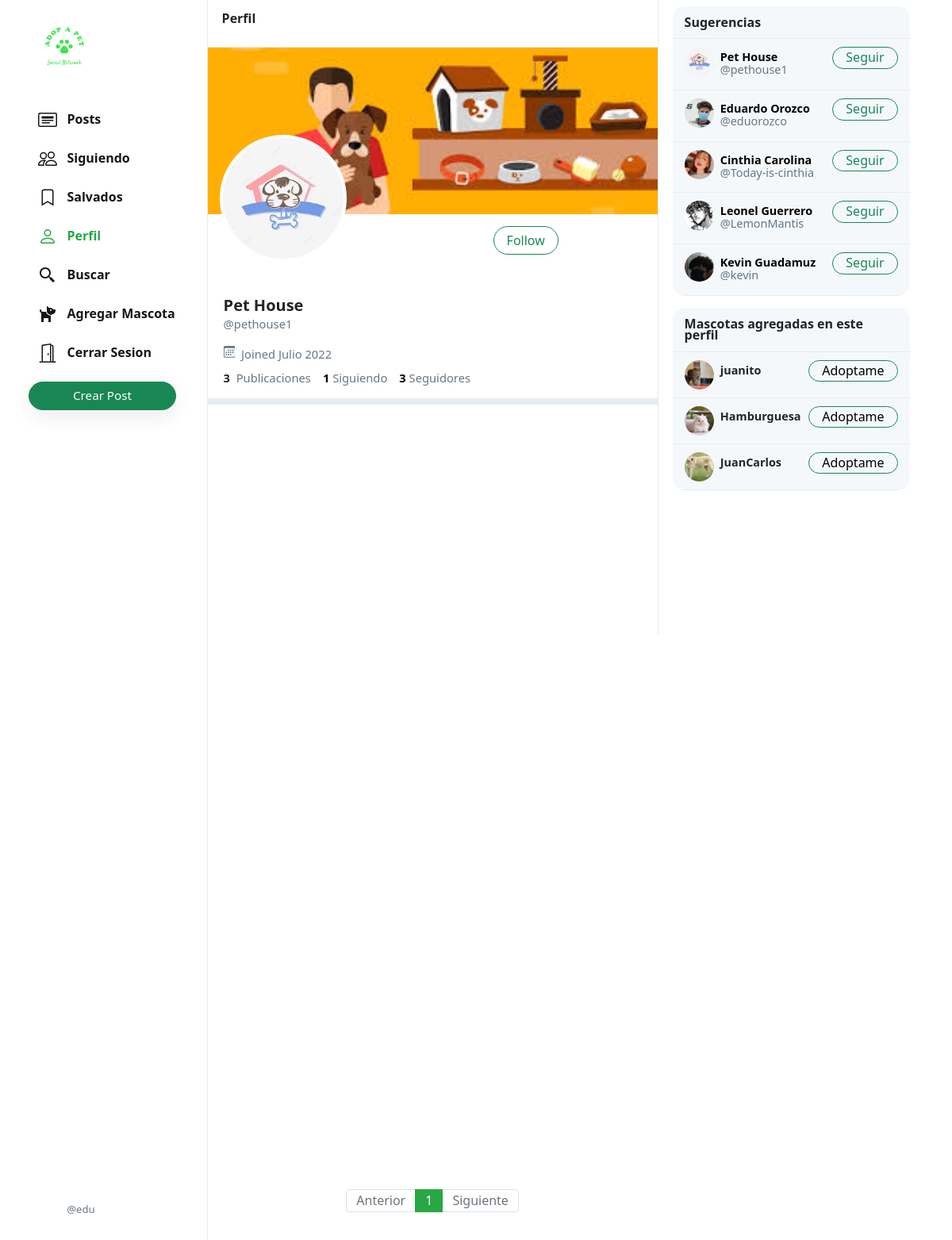
The page /pethouse1 (signed in) on the database its author committed.
### Pets/models.py (models this page shows, shortened)
class User(AbstractUser):
    profile_pic = models.ImageField(upload_to='profile_pic/')
    bio = models.TextField(max_length=160, blank=True, null=True)
    cover = models.ImageField(upload_to='covers/', blank=True)

class Pet(models.Model):
    name = models.CharField(max_length=50)
    description = models.CharField(max_length=500, null=True)
    species = models.CharField(max_length=50)
    breed = models.CharField(max_length=50)
    age = models.IntegerField()
    pet_pic = models.ImageField(upload_to='pet_pic/', blank=False)
    owner = models.ForeignKey('User', on_delete=models.CASCADE)

### Pets/views.py (the view)
# urls.py: path("<str:username>", views.profile, name='profile'),
def profile(request, username):
    user = User.objects.get(username=username)
    pets = Pet.objects.filter(owner=user)
    all_posts = Post.objects.filter(creater=user).order_by('-date_created')
    paginator = Paginator(all_posts, 10)
    page_number = request.GET.get('page')
    if page_number == None:
        page_number = 1
    posts = paginator.get_page(page_number)
    followings = []
    suggestions = []
    follower = False
    if request.user.is_authenticated:
        followings = Follower.objects.filter(followers=request.user).values_list('user', flat=True)
        suggestions = User.objects.exclude(pk__in=followings).exclude(username=request.user.username).order_by("?")[:6]
        if request.user in Follower.objects.get(user=user).followers.all():
            follower = True
    follower_count = Follower.objects.get(user=user).followers.all().count()
    following_count = Follower.objects.filter(followers=user).count()
    return render(request, 'Pets/profile.html', {
        "mascotas": pets,
        "username": user,
        "posts": posts,
        "posts_count": all_posts.count(),
        "suggestions": suggestions,
        "page": "profile",
        "is_follower": follower,
        "follower_count": follower_count,
        "following_count": following_count
    })

### Pets/templates/Pets/profile.html (shortened to what this page needs)
{% extends 'Pets/index.html' %}
{% load static %}
{% block profile %}
    <div class="profile-view" data-user="{{username.username}}">
        <div class="cover-image" style="background-image: url(/media/{{username.cover}})"></div>
        <div class="profile-image" style="background-image: url(/media/{{username.profile_pic}})"></div>
        <div class="profile-details">
            <div style="margin-left: 340px;">
                {% if user.username == username.username %}
                    <button class="btn btn-outline-success float-right" id="edit-profile-btn">Edit Profile</button>
                {% elif is_follower %}
                    <button class="btn btn-success float-right" onclick="unfollow_user(this,'{{username.username}}','edit_page')" id="following-btn">Following</button>
                {% else %}
                    <button class="btn btn-outline-success float-right" onclick="follow_user(this,'{{username.username}}','edit_page')" id="follow-btn">Follow</button>
                {% endif %}
            </div>
            <div class="details-data">
                <h5>{{username.first_name}} {{username.last_name}}</h5>
                <div class="grey">@{{username.username}}</div>
                <div class="grey" style="padding: 8px 0px;">
                    &nbsp;Joined {{username.date_joined | date:"F Y"}}
                </div>
                <div>
                    <strong>
                        {{posts_count}}
                    </strong>
                    &nbsp;<span class="grey">Publicaciones</span>
                    <a href="#">
                        <strong id="following__count">{{following_count | default:0}}</strong>&nbsp;<span class="grey">Siguiendo</span>
                    </a>
                    <a href="#">
                        <strong id="follower__count">{{follower_count | default:0}}</strong>&nbsp;<span class="grey">Seguidores</span>
                    </a>
                </div>
            </div>
        </div>
    </div>
    <div class="space"></div>
{% endblock %}

### Pets/templates/Pets/layout.html (shortened to what this page needs)
{% load static %}
<!DOCTYPE html>
<html lang="es">
    <head>
        <link href="https://cdn.jsdelivr.net/npm/bootstrap@5.1.3/dist/css/bootstrap.min.css" rel="stylesheet">
        <link href="{% static 'Pets/styles.css' %}" rel="stylesheet">
    </head>
    <body>
        <div class="body" data-page="{{page}}">
            <div class="sidenav">
                <a href="{% url 'index' %}" class="navbar-brand">
                    <img src="{% static 'Pets/Images/logo1.png' %}" height="90px">
                </a>
                <div style="height: 100%;">
                    <div>
                        <div>
                            <ul>
                                <li class="nav-item" id="all_posts">
                                <a href="{% url 'index' %}" class="nav-link">
                                    <div>
                                        &nbsp;&nbsp;Posts
                                    </div>
                                </a>
                                </li>
                                {% if user.is_authenticated %}
                                    <li class="nav-item" id="following">
                                        <a href="{% url 'following' %}" class="nav-link">
                                            <div>
                                                &nbsp;&nbsp;Siguiendo
                                            </div>
                                        </a>
                                    </li>
                                    <li class="nav-item" id="saved">
                                        <a href="{% url 'saved' %}" class="nav-link">
                                            <div>
                                                <svg width="1.5em" height="1.5em" viewBox="0 0 16 16" class="bi bi-bookmark" fill="currentColor" xmlns="http://www.w3.org/2000/svg">
                                                    <path fill-rule="evenodd" d="M8 12l5 3V3a2 2 0 0 0-2-2H5a2 2 0 0 0-2 2v12l5-3zm-4 1.234l4-2.4 4 2.4V3a1 1 0 0 0-1-1H5a1 1 0 0 0-1 1v10.234z"/>
                                                  </svg>
                                                &nbsp;&nbsp;Salvados
                                            </div>
                                        </a>
                                    </li>
                                    <li class="nav-item" id="profile">
                                        <a href="{% url 'profile' user.username %}" class="nav-link">
                                            <div>
                                                &nbsp;&nbsp;Perfil
                                            </div>
                                        </a>
                                    </li>
                                    <li class="nav-item" id="profile">
                                        <a href="{% url 'search'%}" class="nav-link">
                                            <div>
                                                &nbsp;&nbsp;Buscar
                                            </div>
                                        </a>
                                    </li>
                                    <li class="nav-item" id="newPet">
                                        <a href="{% url 'addPet' %}" class="nav-link">
                                            <div>
                                                &nbsp;&nbsp;Agregar Mascota
                                            </div>
                                        </a>
                                    </li>
                                    <li class="nav-item" id="logout">
                                        <a href="{% url 'logout' %}" class="nav-link">
                                            <div>
                                                &nbsp;&nbsp;Cerrar Sesion
                                            </div>
                                        </a>
                                    </li>
                                {% endif %}
                            </ul>
                        </div>
                        {% if user.is_authenticated %}
                            <button id="popup-btn" class="btn btn-success new-post-btn" onclick="createpost()">Crear Post</button>
                        {% endif %}
                    </div>
                    <div style="position: absolute; bottom: 10px;">
                        {% if user.is_authenticated %}
                            <li class="nav-item sidenav-user">
                                <a href="{% url 'profile' user.username %}" class="nav-link">
                                    <div class="user_account">
                                        <div class="small-profilepic" style="float: left; background-image: url(/media/{{user.profile_pic}})"></div>
                                        <div style="height: 2.7vw; margin: auto;">
                                            <div class="grey" style="margin-top: 4px;">@{{ user.username }}</div>
                                        </div>
                                    </div>
                                </a>
                            </li>
                        {% endif %}
                    </div>
                </div>
            </div>
            {% block body %}
            {% endblock %}
            <div class="right-div">
                <div class='right-div-content'>
                    <div class="space" style="background-color: white;"></div>
                    {% if user.is_authenticated %}
                        <div class="suggestion-box" style="margin-bottom: 15px;">
                            <div class="suggestion-header">
                                Sugerencias
                            </div>
                            {% for suggestion in suggestions %}
                                <div class="suggestion-user">
                                    <div>
                                        <a href="{% url 'profile' suggestion.username %}">
                                            <div class="small-profilepic" style="background-image: url(/media/{{suggestion.profile_pic}})"></div>
                                        </a>
                                    </div>
                                    <div class="user-details">
                                        <a href="{% url 'profile' suggestion.username %}">
                                            <div id="user-name">
                                                <strong>
                                                    {{suggestion.first_name}} {{suggestion.last_name}}
                                                </strong>
                                            </div>
                                            <div class="grey">@{{suggestion.username}}</div>
                                        </a>
                                    </div>
                                    <div>
                                        <button class="btn btn-outline-success" type="button" onclick="follow_user(this,'{{suggestion.username}}','suggestion')">Seguir</button>
                                    </div>
                                </div>
                            {% empty %}
                                    <div style="text-align: center; border-bottom: .5px solid #e6ecf0; padding: 10px 15px;">
                                        <span class="grey" style="font-size: .9em;">No hay sugerencias disponibles</span>
                                    </div>
                            {% endfor %}
                        </div>
                        <div class="suggestion-box">
                            <div class="suggestion-header">
                                {% if page == 'profile' %}
                                    Mascotas agregadas en este perfil
                                {% else %}
                                    Mascotas
                                {% endif %}
                            </div>
                            {% for item in mascotas %}
                                <div class="suggestion-user">
                                    <div>
                                        <a href="#">
                                            <div class="small-profilepic" style="background-image: url(/media/{{item.pet_pic}})"></div>
                                        </a>
                                    </div>
                                    <div class="user-details">
                                        <div id="user-name">
                                            <strong>
                                                {{item.name}}
                                            </strong>
                                        </div>
                                    </div>
                                    <div>
                                        <a class="btn btn-outline-success" href="{% url 'pet' item.id %}">Adoptame </a>
                                    </div>
                                </div>
                            {% empty %}
                                    <div style="text-align: center; border-bottom: .5px solid #e6ecf0; padding: 10px 15px;">
                                        <span class="grey" style="font-size: .9em;">No hay mascotas disponibles</span>
                                    </div>
                            {% endfor %}
                        </div>
                    {% endif %}
                </div>
            </div>
        </div>
    </body>
</html>

### Pets/static/Pets/styles.css (style rules this page uses)
.body { display: flex; min-height: 100%; font-family: system-ui, sans-serif; }
.btn { border-radius: 20px; padding: 0.32rem 1rem 0.375rem 1rem; }
.btn, .btn:focus, .btn:active { box-shadow: none !important; -webkit-box-shadow: none !important; }
.grey { color: #657786; }
svg { vertical-align: text-top; }
.sidenav { height: 100%; width: 21.8%; position: fixed; top: 0; left: 0; padding: 15px; list-style: none; border-right: .5px solid #e6ecf0; z-index: 100; padding-left: 3%; background-color: white; }
.sidenav ul { list-style: none; padding-left: 0px; margin-top: 3vh; }
.sidenav li { margin-top: 7px; }
.sidenav .nav-link { color: #14171a; line-height: .7em; font-weight: 700; padding: 0px; }
.sidenav .nav-link > div { padding: 10px 20px 8px 12px; border-radius: 25px; line-height: 0.9em; width: max-content; }
.new-post-btn { padding-left: 55px !important; padding-right: 55px !important; font-size: .95em; font-weight: 530; box-shadow: rgba(0, 0, 0, 0.08) 0px 8px 24px !important; }
.user_account { display: flex; font-size: .82rem; font-weight: normal; padding-top: 3px !important; padding-bottom: 3px !important; padding-left: 3px !important; }
.user_account .small-profilepic { transform: scale(.82); margin-left: auto; margin-top: auto; }
.active a { color: #28a745 !important; }
.small-profilepic { width: 3.1vw; height: 3.1vw; border-radius: 9999px; overflow: hidden; margin-right: 8px; background-size: cover; background-repeat: no-repeat; background-position: center; box-sizing: content-box; }
.space { height: 8px; background-color: #e6ecf0; }
.cover-image { height: 210px; background-size: cover; background-position: center; background-repeat: no-repeat; background-color: #ccd6dd; }
.profile-image { width: 160px; height: 160px; position: absolute; left: 15px; top: 110px; border-radius: 99999px; border: 4px solid white; background-size: cover; background-repeat: no-repeat; background-position: center; background-color: white; }
.profile-details { padding: 15px 20px; }
.profile-details button { padding-bottom: 0.3rem; }
.profile-details > .details-data { margin-top: 52px; font-size: .92em; }
.profile-details h5 { font-weight: 800; margin-bottom: 0px; }
.profile-details a { color: black; text-decoration: none; }
.right-div { width: 28%; height: 100vh; position: fixed; right: 2.95%; border-left: .5px solid #e6ecf0; background-color: white; }
.right-div-content { height: 92.5vh; overflow: auto; padding-left: 1.5vw; padding-right: 1.5vw; }
.suggestion-box, .guest-box { border-radius: 15px; overflow: hidden; background-color: #f5f8fa; }
.suggestion-header { padding: 13px 15px; line-height: .9em; font-weight: 800; border-bottom: .5px solid #e6ecf0; }
.suggestion-user { display: flex; padding: 10px 15px; font-size: .9em; border-bottom: .5px solid #e6ecf0; }
.suggestion-user a { color: black; text-decoration: none; }
.user-details { flex: 1; line-height: 1.1em; padding: 5px 0px 7px 0px; }
.suggestion-user .btn { padding: 0em 1em .09em 1em; }

### rows shown on the page
User: username "edu"
User: cover (picture), profile_pic (picture), first_name "Pet", last_name "House", username "pethouse1", date_joined "Julio 2022"
User: profile_pic (picture), first_name "Eduardo", last_name "Orozco", username "eduorozco"
User: profile_pic (picture), first_name "Cinthia", last_name "Carolina", username "Today-is-cinthia"
User: profile_pic (picture), first_name "Leonel", last_name "Guerrero", username "LemonMantis"
User: profile_pic (picture), first_name "Kevin", last_name "Guadamuz", username "kevin"
Pet: pet_pic (picture), name "juanito"
Pet: pet_pic (picture), name "Hamburguesa"
Pet: pet_pic (picture), name "JuanCarlos"

### other values the page prints
{{ posts_count }} "3"
{{ following_count | default:0 }} "1"
{{ follower_count | default:0 }} "3"
{{ each }} "1"
